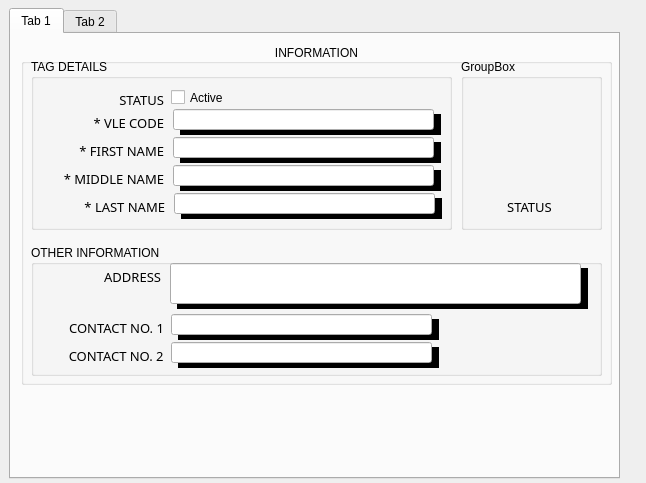
<?xml version="1.0" encoding="UTF-8"?>
<ui version="4.0">
 <class>MainWindow</class>
 <widget class="QMainWindow" name="MainWindow">
  <property name="geometry">
   <rect>
    <x>0</x>
    <y>0</y>
    <width>646</width>
    <height>483</height>
   </rect>
  </property>
  <property name="windowTitle">
   <string>MainWindow</string>
  </property>
  <widget class="QWidget" name="centralwidget">
   <widget class="QTabWidget" name="tabWidget">
    <property name="geometry">
     <rect>
      <x>9</x>
      <y>8</y>
      <width>611</width>
      <height>471</height>
     </rect>
    </property>
    <widget class="QWidget" name="tab">
     <attribute name="title">
      <string>Tab 1</string>
     </attribute>
     <widget class="QGroupBox" name="groupBox_8">
      <property name="geometry">
       <rect>
        <x>10</x>
        <y>10</y>
        <width>591</width>
        <height>341</height>
       </rect>
      </property>
      <property name="styleSheet">
       <string notr="true">font: 10pt &quot;Century Gothic&quot;;</string>
      </property>
      <property name="title">
       <string>INFORMATION</string>
      </property>
      <property name="alignment">
       <set>Qt::AlignCenter</set>
      </property>
      <widget class="QGroupBox" name="gbTag_10">
       <property name="geometry">
        <rect>
         <x>10</x>
         <y>15</y>
         <width>421</width>
         <height>171</height>
        </rect>
       </property>
       <property name="styleSheet">
        <string notr="true">font: 10pt &quot;Century Gothic&quot;;</string>
       </property>
       <property name="title">
        <string>TAG DETAILS</string>
       </property>
       <widget class="QLabel" name="label_3">
        <property name="geometry">
         <rect>
          <x>12</x>
          <y>48</y>
          <width>121</width>
          <height>31</height>
         </rect>
        </property>
        <property name="font">
         <font>
          <family>Century Gothic</family>
          <pointsize>10</pointsize>
          <weight>50</weight>
          <italic>false</italic>
          <bold>false</bold>
         </font>
        </property>
        <property name="styleSheet">
         <string notr="true">font: 10pt &quot;Century Gothic&quot;;</string>
        </property>
        <property name="text">
         <string>* VLE CODE</string>
        </property>
        <property name="alignment">
         <set>Qt::AlignRight|Qt::AlignTrailing|Qt::AlignVCenter</set>
        </property>
       </widget>
       <widget class="QLabel" name="label_48">
        <property name="geometry">
         <rect>
          <x>149</x>
          <y>55</y>
          <width>261</width>
          <height>21</height>
         </rect>
        </property>
        <property name="font">
         <font>
          <family>Century Gothic</family>
          <pointsize>10</pointsize>
          <weight>50</weight>
          <italic>false</italic>
          <bold>false</bold>
         </font>
        </property>
        <property name="styleSheet">
         <string notr="true">font: 10pt &quot;Century Gothic&quot;;
background-color: black;</string>
        </property>
        <property name="text">
         <string/>
        </property>
        <property name="alignment">
         <set>Qt::AlignRight|Qt::AlignTrailing|Qt::AlignVCenter</set>
        </property>
       </widget>
       <widget class="QLineEdit" name="txtVleCode">
        <property name="enabled">
         <bool>true</bool>
        </property>
        <property name="geometry">
         <rect>
          <x>142</x>
          <y>50</y>
          <width>261</width>
          <height>21</height>
         </rect>
        </property>
       </widget>
       <widget class="QLabel" name="label_49">
        <property name="geometry">
         <rect>
          <x>149</x>
          <y>83</y>
          <width>261</width>
          <height>21</height>
         </rect>
        </property>
        <property name="font">
         <font>
          <family>Century Gothic</family>
          <pointsize>10</pointsize>
          <weight>50</weight>
          <italic>false</italic>
          <bold>false</bold>
         </font>
        </property>
        <property name="styleSheet">
         <string notr="true">font: 10pt &quot;Century Gothic&quot;;
background-color: black;</string>
        </property>
        <property name="text">
         <string/>
        </property>
        <property name="alignment">
         <set>Qt::AlignRight|Qt::AlignTrailing|Qt::AlignVCenter</set>
        </property>
       </widget>
       <widget class="QLineEdit" name="txtVleFname">
        <property name="enabled">
         <bool>true</bool>
        </property>
        <property name="geometry">
         <rect>
          <x>142</x>
          <y>78</y>
          <width>261</width>
          <height>21</height>
         </rect>
        </property>
       </widget>
       <widget class="QLabel" name="label_50">
        <property name="geometry">
         <rect>
          <x>12</x>
          <y>76</y>
          <width>121</width>
          <height>31</height>
         </rect>
        </property>
        <property name="font">
         <font>
          <family>Century Gothic</family>
          <pointsize>10</pointsize>
          <weight>50</weight>
          <italic>false</italic>
          <bold>false</bold>
         </font>
        </property>
        <property name="styleSheet">
         <string notr="true">font: 10pt &quot;Century Gothic&quot;;</string>
        </property>
        <property name="text">
         <string>* FIRST NAME</string>
        </property>
        <property name="alignment">
         <set>Qt::AlignRight|Qt::AlignTrailing|Qt::AlignVCenter</set>
        </property>
       </widget>
       <widget class="QLabel" name="label_54">
        <property name="geometry">
         <rect>
          <x>149</x>
          <y>111</y>
          <width>261</width>
          <height>21</height>
         </rect>
        </property>
        <property name="font">
         <font>
          <family>Century Gothic</family>
          <pointsize>10</pointsize>
          <weight>50</weight>
          <italic>false</italic>
          <bold>false</bold>
         </font>
        </property>
        <property name="styleSheet">
         <string notr="true">font: 10pt &quot;Century Gothic&quot;;
background-color: black;</string>
        </property>
        <property name="text">
         <string/>
        </property>
        <property name="alignment">
         <set>Qt::AlignRight|Qt::AlignTrailing|Qt::AlignVCenter</set>
        </property>
       </widget>
       <widget class="QLineEdit" name="txtVleMname">
        <property name="enabled">
         <bool>true</bool>
        </property>
        <property name="geometry">
         <rect>
          <x>142</x>
          <y>106</y>
          <width>261</width>
          <height>21</height>
         </rect>
        </property>
       </widget>
       <widget class="QLabel" name="label_55">
        <property name="geometry">
         <rect>
          <x>12</x>
          <y>104</y>
          <width>121</width>
          <height>31</height>
         </rect>
        </property>
        <property name="font">
         <font>
          <family>Century Gothic</family>
          <pointsize>10</pointsize>
          <weight>50</weight>
          <italic>false</italic>
          <bold>false</bold>
         </font>
        </property>
        <property name="styleSheet">
         <string notr="true">font: 10pt &quot;Century Gothic&quot;;</string>
        </property>
        <property name="text">
         <string>* MIDDLE NAME</string>
        </property>
        <property name="alignment">
         <set>Qt::AlignRight|Qt::AlignTrailing|Qt::AlignVCenter</set>
        </property>
       </widget>
       <widget class="QLabel" name="label_56">
        <property name="geometry">
         <rect>
          <x>150</x>
          <y>139</y>
          <width>261</width>
          <height>21</height>
         </rect>
        </property>
        <property name="font">
         <font>
          <family>Century Gothic</family>
          <pointsize>10</pointsize>
          <weight>50</weight>
          <italic>false</italic>
          <bold>false</bold>
         </font>
        </property>
        <property name="styleSheet">
         <string notr="true">font: 10pt &quot;Century Gothic&quot;;
background-color: black;</string>
        </property>
        <property name="text">
         <string/>
        </property>
        <property name="alignment">
         <set>Qt::AlignRight|Qt::AlignTrailing|Qt::AlignVCenter</set>
        </property>
       </widget>
       <widget class="QLineEdit" name="txtVleLname">
        <property name="enabled">
         <bool>true</bool>
        </property>
        <property name="geometry">
         <rect>
          <x>143</x>
          <y>134</y>
          <width>261</width>
          <height>21</height>
         </rect>
        </property>
       </widget>
       <widget class="QLabel" name="label_91">
        <property name="geometry">
         <rect>
          <x>13</x>
          <y>132</y>
          <width>121</width>
          <height>31</height>
         </rect>
        </property>
        <property name="font">
         <font>
          <family>Century Gothic</family>
          <pointsize>10</pointsize>
          <weight>50</weight>
          <italic>false</italic>
          <bold>false</bold>
         </font>
        </property>
        <property name="styleSheet">
         <string notr="true">font: 10pt &quot;Century Gothic&quot;;</string>
        </property>
        <property name="text">
         <string>* LAST NAME</string>
        </property>
        <property name="alignment">
         <set>Qt::AlignRight|Qt::AlignTrailing|Qt::AlignVCenter</set>
        </property>
       </widget>
       <widget class="QCheckBox" name="chkVleActive">
        <property name="geometry">
         <rect>
          <x>140</x>
          <y>30</y>
          <width>121</width>
          <height>17</height>
         </rect>
        </property>
        <property name="text">
         <string>Active</string>
        </property>
        <property name="checkable">
         <bool>true</bool>
        </property>
        <property name="checked">
         <bool>false</bool>
        </property>
       </widget>
       <widget class="QLabel" name="label_4">
        <property name="geometry">
         <rect>
          <x>12</x>
          <y>25</y>
          <width>121</width>
          <height>31</height>
         </rect>
        </property>
        <property name="font">
         <font>
          <family>Century Gothic</family>
          <pointsize>10</pointsize>
          <weight>50</weight>
          <italic>false</italic>
          <bold>false</bold>
         </font>
        </property>
        <property name="styleSheet">
         <string notr="true">font: 10pt &quot;Century Gothic&quot;;</string>
        </property>
        <property name="text">
         <string>STATUS</string>
        </property>
        <property name="alignment">
         <set>Qt::AlignRight|Qt::AlignTrailing|Qt::AlignVCenter</set>
        </property>
       </widget>
      </widget>
      <widget class="QGroupBox" name="groupBox_9">
       <property name="geometry">
        <rect>
         <x>440</x>
         <y>15</y>
         <width>141</width>
         <height>171</height>
        </rect>
       </property>
       <property name="title">
        <string>GroupBox</string>
       </property>
       <widget class="QLabel" name="lblVleNo">
        <property name="geometry">
         <rect>
          <x>8</x>
          <y>132</y>
          <width>121</width>
          <height>31</height>
         </rect>
        </property>
        <property name="font">
         <font>
          <family>Century Gothic</family>
          <pointsize>10</pointsize>
          <weight>50</weight>
          <italic>false</italic>
          <bold>false</bold>
         </font>
        </property>
        <property name="styleSheet">
         <string notr="true">font: 10pt &quot;Century Gothic&quot;;</string>
        </property>
        <property name="text">
         <string>STATUS</string>
        </property>
        <property name="alignment">
         <set>Qt::AlignCenter</set>
        </property>
       </widget>
      </widget>
      <widget class="QGroupBox" name="gbTag_11">
       <property name="geometry">
        <rect>
         <x>10</x>
         <y>201</y>
         <width>571</width>
         <height>131</height>
        </rect>
       </property>
       <property name="styleSheet">
        <string notr="true">font: 10pt &quot;Century Gothic&quot;;</string>
       </property>
       <property name="title">
        <string>OTHER INFORMATION</string>
       </property>
       <widget class="QLabel" name="label_94">
        <property name="geometry">
         <rect>
          <x>146</x>
          <y>23</y>
          <width>411</width>
          <height>41</height>
         </rect>
        </property>
        <property name="font">
         <font>
          <family>Century Gothic</family>
          <pointsize>10</pointsize>
          <weight>50</weight>
          <italic>false</italic>
          <bold>false</bold>
         </font>
        </property>
        <property name="styleSheet">
         <string notr="true">font: 10pt &quot;Century Gothic&quot;;
background-color: black;</string>
        </property>
        <property name="text">
         <string/>
        </property>
        <property name="alignment">
         <set>Qt::AlignRight|Qt::AlignTrailing|Qt::AlignVCenter</set>
        </property>
       </widget>
       <widget class="QLineEdit" name="txtVleAddress">
        <property name="enabled">
         <bool>true</bool>
        </property>
        <property name="geometry">
         <rect>
          <x>139</x>
          <y>18</y>
          <width>411</width>
          <height>41</height>
         </rect>
        </property>
       </widget>
       <widget class="QLabel" name="label_95">
        <property name="geometry">
         <rect>
          <x>9</x>
          <y>16</y>
          <width>121</width>
          <height>31</height>
         </rect>
        </property>
        <property name="font">
         <font>
          <family>Century Gothic</family>
          <pointsize>10</pointsize>
          <weight>50</weight>
          <italic>false</italic>
          <bold>false</bold>
         </font>
        </property>
        <property name="styleSheet">
         <string notr="true">font: 10pt &quot;Century Gothic&quot;;</string>
        </property>
        <property name="text">
         <string>ADDRESS</string>
        </property>
        <property name="alignment">
         <set>Qt::AlignRight|Qt::AlignTrailing|Qt::AlignVCenter</set>
        </property>
       </widget>
       <widget class="QLabel" name="label_96">
        <property name="geometry">
         <rect>
          <x>147</x>
          <y>74</y>
          <width>261</width>
          <height>21</height>
         </rect>
        </property>
        <property name="font">
         <font>
          <family>Century Gothic</family>
          <pointsize>10</pointsize>
          <weight>50</weight>
          <italic>false</italic>
          <bold>false</bold>
         </font>
        </property>
        <property name="styleSheet">
         <string notr="true">font: 10pt &quot;Century Gothic&quot;;
background-color: black;</string>
        </property>
        <property name="text">
         <string/>
        </property>
        <property name="alignment">
         <set>Qt::AlignRight|Qt::AlignTrailing|Qt::AlignVCenter</set>
        </property>
       </widget>
       <widget class="QLineEdit" name="txtVleContact1">
        <property name="enabled">
         <bool>true</bool>
        </property>
        <property name="geometry">
         <rect>
          <x>140</x>
          <y>69</y>
          <width>261</width>
          <height>21</height>
         </rect>
        </property>
       </widget>
       <widget class="QLabel" name="label_97">
        <property name="geometry">
         <rect>
          <x>12</x>
          <y>67</y>
          <width>121</width>
          <height>31</height>
         </rect>
        </property>
        <property name="font">
         <font>
          <family>Century Gothic</family>
          <pointsize>10</pointsize>
          <weight>50</weight>
          <italic>false</italic>
          <bold>false</bold>
         </font>
        </property>
        <property name="styleSheet">
         <string notr="true">font: 10pt &quot;Century Gothic&quot;;</string>
        </property>
        <property name="text">
         <string>CONTACT NO. 1</string>
        </property>
        <property name="alignment">
         <set>Qt::AlignRight|Qt::AlignTrailing|Qt::AlignVCenter</set>
        </property>
       </widget>
       <widget class="QLabel" name="label_98">
        <property name="geometry">
         <rect>
          <x>147</x>
          <y>102</y>
          <width>261</width>
          <height>21</height>
         </rect>
        </property>
        <property name="font">
         <font>
          <family>Century Gothic</family>
          <pointsize>10</pointsize>
          <weight>50</weight>
          <italic>false</italic>
          <bold>false</bold>
         </font>
        </property>
        <property name="styleSheet">
         <string notr="true">font: 10pt &quot;Century Gothic&quot;;
background-color: black;</string>
        </property>
        <property name="text">
         <string/>
        </property>
        <property name="alignment">
         <set>Qt::AlignRight|Qt::AlignTrailing|Qt::AlignVCenter</set>
        </property>
       </widget>
       <widget class="QLineEdit" name="txtVleContact2">
        <property name="enabled">
         <bool>true</bool>
        </property>
        <property name="geometry">
         <rect>
          <x>140</x>
          <y>97</y>
          <width>261</width>
          <height>21</height>
         </rect>
        </property>
       </widget>
       <widget class="QLabel" name="label_99">
        <property name="geometry">
         <rect>
          <x>15</x>
          <y>95</y>
          <width>121</width>
          <height>31</height>
         </rect>
        </property>
        <property name="font">
         <font>
          <family>Century Gothic</family>
          <pointsize>10</pointsize>
          <weight>50</weight>
          <italic>false</italic>
          <bold>false</bold>
         </font>
        </property>
        <property name="styleSheet">
         <string notr="true">font: 10pt &quot;Century Gothic&quot;;</string>
        </property>
        <property name="text">
         <string>CONTACT NO. 2 </string>
        </property>
        <property name="alignment">
         <set>Qt::AlignRight|Qt::AlignTrailing|Qt::AlignVCenter</set>
        </property>
       </widget>
      </widget>
     </widget>
    </widget>
    <widget class="QWidget" name="tab_2">
     <attribute name="title">
      <string>Tab 2</string>
     </attribute>
    </widget>
   </widget>
  </widget>
 </widget>
 <resources/>
 <connections/>
</ui>
